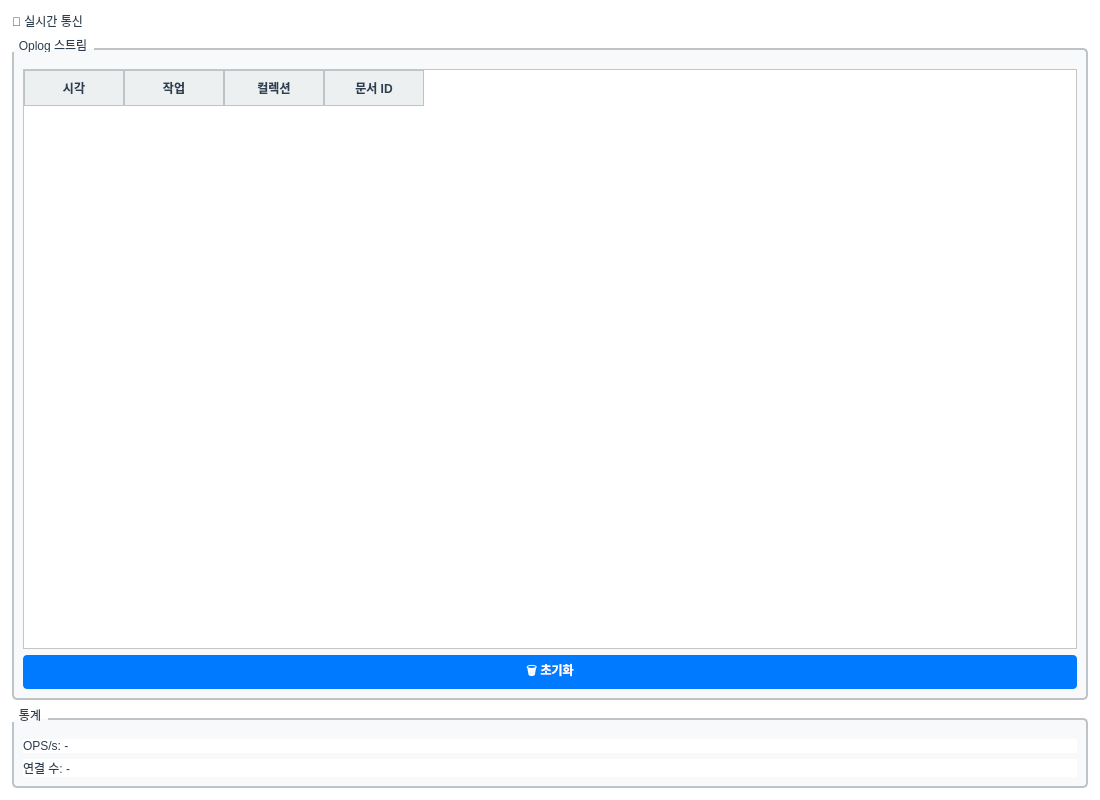
<?xml version="1.0" encoding="UTF-8"?>
<ui version="4.0">
 <class>RealtimeTab</class>
 <widget class="QWidget" name="RealtimeTab">
  <property name="geometry">
   <rect>
    <x>0</x>
    <y>0</y>
    <width>1100</width>
    <height>800</height>
   </rect>
  </property>
  <property name="windowTitle">
   <string>실시간 통신</string>
  </property>
  <property name="styleSheet">
   <string notr="true">QWidget {
    background-color: #FFFFFF;
    color: #2C3E50;
    font-family: &quot;맑은 고딕&quot;, &quot;Segoe UI&quot;;
    font-size: 9pt;
}
QTabBar::tab:selected {
    background-color: #007AFF;
    color: #FFFFFF;
    font-weight: bold;
}
QPushButton {
    background-color: #007AFF;
    color: #FFFFFF;
    border: none;
    border-radius: 4px;
    padding: 6px 12px;
    font-weight: bold;
}
QPushButton:hover {
    background-color: #0055CC;
}
QPushButton:disabled {
    background-color: #BDC3C7;
    color: #7F8C8D;
}
QTableWidget {
    gridline-color: #BDC3C7;
    background-color: #FFFFFF;
    alternate-background-color: #F8F9FA;
    selection-background-color: #007AFF;
    selection-color: #FFFFFF;
}
QHeaderView::section {
    background-color: #ECF0F1;
    color: #2C3E50;
    padding: 6px;
    border: 1px solid #BDC3C7;
    font-weight: bold;
}
QLineEdit, QTextEdit, QPlainTextEdit {
    background-color: #FFFFFF;
    border: 1px solid #BDC3C7;
    border-radius: 3px;
    padding: 4px;
    color: #2C3E50;
}
QGroupBox {
    border: 2px solid #BDC3C7;
    border-radius: 5px;
    margin-top: 10px;
    padding-top: 10px;
    background-color: #F8F9FA;
}
QGroupBox::title {
    subcontrol-origin: margin;
    subcontrol-position: top left;
    padding: 0 5px;
    color: #2C3E50;
    font-weight: bold;
}</string>
  </property>
  <layout class="QVBoxLayout" name="verticalLayout">
   <property name="spacing">
    <number>8</number>
   </property>
   <property name="leftMargin">
    <number>12</number>
   </property>
   <property name="topMargin">
    <number>12</number>
   </property>
   <property name="rightMargin">
    <number>12</number>
   </property>
   <property name="bottomMargin">
    <number>12</number>
   </property>
   <item>
    <widget class="QLabel" name="label_title">
     <property name="text">
      <string>📡 실시간 통신</string>
     </property>
    </widget>
   </item>
   <item>
    <widget class="QGroupBox" name="groupBox_oplog">
     <property name="title">
      <string>Oplog 스트림</string>
     </property>
     <layout class="QVBoxLayout" name="vl_oplog">
      <item>
       <widget class="QTableWidget" name="table_oplog">
        <property name="alternatingRowColors">
         <bool>true</bool>
        </property>
        <property name="selectionBehavior">
         <enum>QAbstractItemView::SelectRows</enum>
        </property>
        <property name="columnCount">
         <number>4</number>
        </property>
        <column>
         <property name="text">
          <string>시각</string>
         </property>
        </column>
        <column>
         <property name="text">
          <string>작업</string>
         </property>
        </column>
        <column>
         <property name="text">
          <string>컬렉션</string>
         </property>
        </column>
        <column>
         <property name="text">
          <string>문서 ID</string>
         </property>
        </column>
       </widget>
      </item>
      <item>
       <widget class="QPushButton" name="btnClear">
        <property name="text">
         <string>🗑️ 초기화</string>
        </property>
       </widget>
      </item>
     </layout>
    </widget>
   </item>
   <item>
    <widget class="QGroupBox" name="groupBox_stats">
     <property name="title">
      <string>통계</string>
     </property>
     <layout class="QVBoxLayout" name="vl_stats">
      <item>
       <widget class="QLabel" name="label_ops_per_sec">
        <property name="text">
         <string>OPS/s: -</string>
        </property>
       </widget>
      </item>
      <item>
       <widget class="QLabel" name="label_connections">
        <property name="text">
         <string>연결 수: -</string>
        </property>
       </widget>
      </item>
     </layout>
    </widget>
   </item>
  </layout>
 </widget>
 <resources/>
 <connections/>
</ui>
